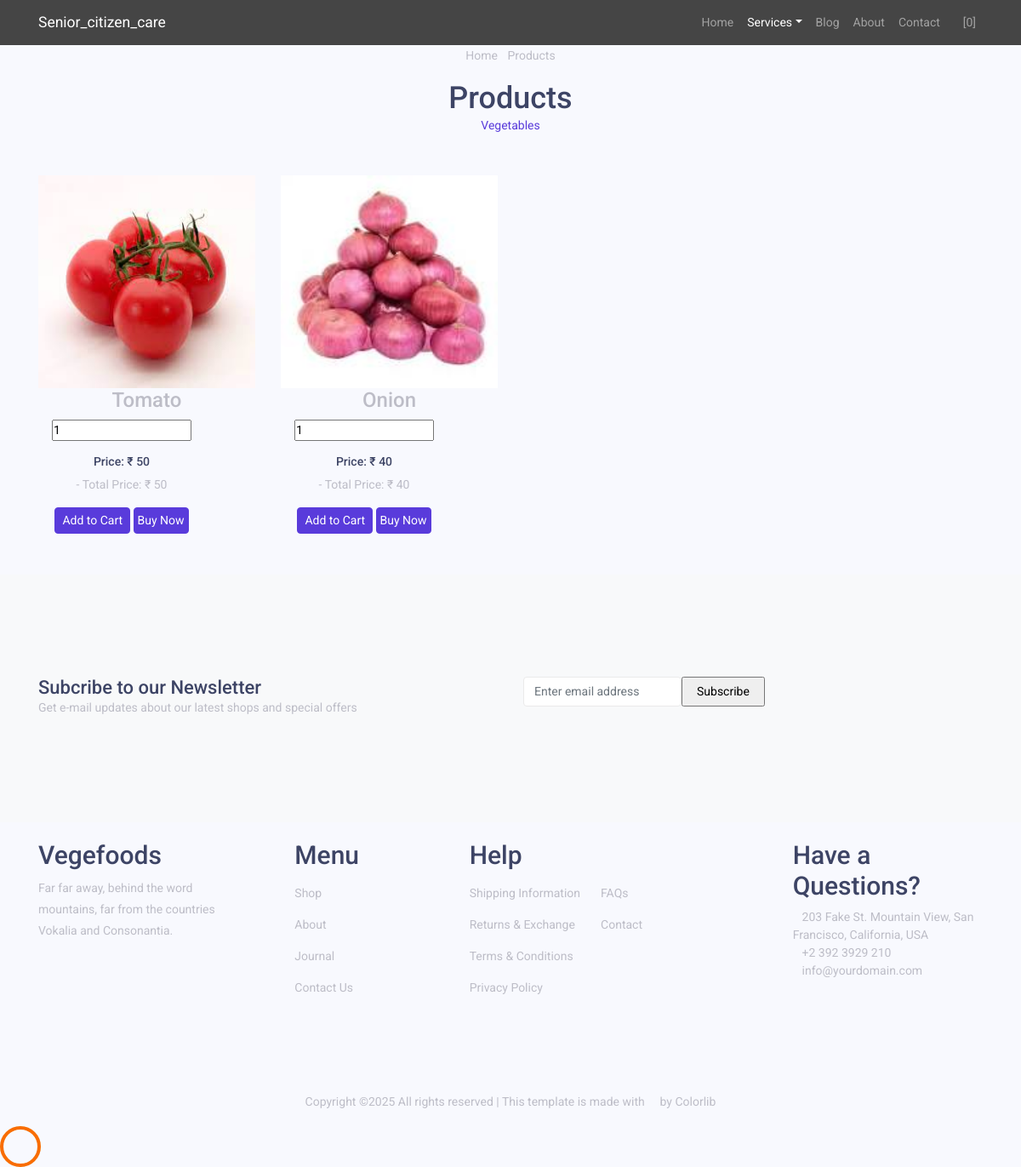
The page /product_page/Vegetables/ on the database its author committed.
### groceryapp/models.py (models this page shows)
class PRODUCTS(models.Model):
    Category = models.CharField(max_length=100, null=True, blank=True)
    Productname = models.CharField(max_length=100,null=True,blank=True)
    Price = models.IntegerField(null=True, blank=True)
    Quantity = models.IntegerField(null=True, blank=True)
    Image = models.ImageField(upload_to="Images", null=True, blank=True)

### userapp/views.py (the view)
# urls.py: path('product_page/<path:cate>/', views.product_page, name="product_page"),
def product_page(request,cate):
    store = CATEGORY.objects.all()
    prod = PRODUCTS.objects.filter(Category=cate)
    return render(request,"grocery/products.html",{'prod':prod,'store':store})

### userapp/templates/grocery/products.html (shortened to what this page needs)
<!DOCTYPE html>
{% load static %}
<html lang="en">
  <head>
    <link rel="stylesheet" href="{% static 'grocery/css/open-iconic-bootstrap.min.css' %}">
    <link rel="stylesheet" href="{% static 'grocery/css/animate.css' %}">
    <link rel="stylesheet" href="{% static 'grocery/css/owl.carousel.min.css' %}">
    <link rel="stylesheet" href="{% static 'grocery/css/owl.theme.default.min.css' %}">
    <link rel="stylesheet" href="{% static 'grocery/css/magnific-popup.css' %}">
    <link rel="stylesheet" href="{% static 'grocery/css/aos.css' %}">
    <link rel="stylesheet" href="{% static 'grocery/css/ionicons.min.css' %}">
    <link rel="stylesheet" href="{% static 'grocery/css/bootstrap-datepicker.css' %}">
    <link rel="stylesheet" href="{% static 'grocery/css/jquery.timepicker.css' %}">
    <link rel="stylesheet" href="{% static 'grocery/css/flaticon.css' %}">
    <link rel="stylesheet" href="{% static 'grocery/css/icomoon.css' %}">
    <link rel="stylesheet" href="{% static 'grocery/css/style.css' %}">
  </head>
  <body class="goto-here">
    <nav class="navbar navbar-expand-lg navbar-dark ftco_navbar bg-dark ftco-navbar-light" id="ftco-navbar">
	    <div class="container">
	      <a class="navbar-brand" href="index.html">Senior_citizen_care</a>
	      <div class="collapse navbar-collapse" id="ftco-nav">
	        <ul class="navbar-nav ml-auto">
	          <li class="nav-item"><a href="{% url 'user_home' %}" class="nav-link">Home</a></li>
	          <li class="nav-item active dropdown">
              <a class="nav-link dropdown-toggle" href="#" id="dropdown04" data-toggle="dropdown" aria-haspopup="true" aria-expanded="false">Services</a>
            </li>
	          <li class="nav-item"><a href="{% url 'user_blog' %}" class="nav-link">Blog</a></li>
	          <li class="nav-item"><a href="{% url 'user_about' %}" class="nav-link">About</a></li>
	          <li class="nav-item"><a href="{% url 'user_contact' %}" class="nav-link">Contact</a></li>
	          <li class="nav-item cta cta-colored"><a href="{% url 'add_to_cart' %}" class="nav-link"><span class="icon-shopping_cart"></span>[0]</a></li>
	        </ul>
	      </div>
	    </div>
	  </nav>
    <div class="hero-wrap hero-bread" style="background-image: url({% static 'grocery/images/bg_1.jpg' %});">
      <div class="container">
        <div class="row no-gutters slider-text align-items-center justify-content-center">
          <div class="col-md-9 ftco-animate text-center">
          	<p class="breadcrumbs"><span class="mr-2"><a href="{% url 'user_home' %}">Home</a></span> <span>Products</span></p>
            <h1 class="mb-0 bread">Products</h1>
          </div>
        </div>
      </div>
    </div>
    <section class="ftco-section">
    	<div class="container">
    		<div class="row justify-content-center">
    			<div class="col-md-10 mb-5 text-center">
    				<ul class="product-category">
    					<li><a href="#" class="active">{{ prod.0.Category }}</a></li>
    				</ul>
    			</div>
    		</div>
    		<div class="row">
				    {% for product in prod %}
				<div class="col-md-6 col-lg-3 ftco-animate">
    				<div class="product">
              <center>
    					<a href="#" >
                <img class="img-fluid" style="height:250px; width:300px;" src="{{ product.Image.url }}" alt="{{ product.Productname }}">
    					</a>
    					<div >
    						<h3><a href="#">{{ product.Productname }}</a></h3>
    						<div class="bottom-area d-flex px-3">
<form id="add-to-cart-form" method="post" action="{% url 'add_to_cart' %}">
    <input type="number" class="quantity-input" name="quantity" value="1" min="1" data-price="{{ product.Price }}">
    <br>
    <p><h6>Price: ₹ {{ product.Price }}</h6> - Total Price: <span class="total-price">₹ {{ product.Price }}</span></p>
  <button class="btn btn-primary py-1 px-2" type="submit">Add to Cart</button><span>
    <a class="btn btn-primary py-1 px-1" href="{% url 'buy' product.id %}">Buy Now</a>
</form>
    						</div>
    					</div>
    				</div>
    			</div>
				{% endfor %}
    		</div>
    	</div>
    </section>
		<section class="ftco-section ftco-no-pt ftco-no-pb py-5 bg-light">
      <div class="container py-4">
        <div class="row d-flex justify-content-center py-5">
          <div class="col-md-6">
          	<h2 style="font-size: 22px;" class="mb-0">Subcribe to our Newsletter</h2>
          	<span>Get e-mail updates about our latest shops and special offers</span>
          </div>
          <div class="col-md-6 d-flex align-items-center">
            <form action="#" class="subscribe-form">
              <div class="form-group d-flex">
                <input type="text" class="form-control" placeholder="Enter email address">
                <input type="submit" value="Subscribe" class="submit px-3">
              </div>
            </form>
          </div>
        </div>
      </div>
    </section>
    <footer class="ftco-footer ftco-section">
      <div class="container">
      	<div class="row">
      		<div class="mouse">
						<a href="#" class="mouse-icon">
							<div class="mouse-wheel"><span class="ion-ios-arrow-up"></span></div>
						</a>
					</div>
      	</div>
        <div class="row mb-5">
          <div class="col-md">
            <div class="ftco-footer-widget mb-4">
              <h2 class="ftco-heading-2">Vegefoods</h2>
              <p>Far far away, behind the word mountains, far from the countries Vokalia and Consonantia.</p>
              <ul class="ftco-footer-social list-unstyled float-md-left float-lft mt-5">
                <li class="ftco-animate"><a href="#"><span class="icon-twitter"></span></a></li>
                <li class="ftco-animate"><a href="#"><span class="icon-facebook"></span></a></li>
                <li class="ftco-animate"><a href="#"><span class="icon-instagram"></span></a></li>
              </ul>
            </div>
          </div>
          <div class="col-md">
            <div class="ftco-footer-widget mb-4 ml-md-5">
              <h2 class="ftco-heading-2">Menu</h2>
              <ul class="list-unstyled">
                <li><a href="#" class="py-2 d-block">Shop</a></li>
                <li><a href="#" class="py-2 d-block">About</a></li>
                <li><a href="#" class="py-2 d-block">Journal</a></li>
                <li><a href="#" class="py-2 d-block">Contact Us</a></li>
              </ul>
            </div>
          </div>
          <div class="col-md-4">
             <div class="ftco-footer-widget mb-4">
              <h2 class="ftco-heading-2">Help</h2>
              <div class="d-flex">
	              <ul class="list-unstyled mr-l-5 pr-l-3 mr-4">
	                <li><a href="#" class="py-2 d-block">Shipping Information</a></li>
	                <li><a href="#" class="py-2 d-block">Returns &amp; Exchange</a></li>
	                <li><a href="#" class="py-2 d-block">Terms &amp; Conditions</a></li>
	                <li><a href="#" class="py-2 d-block">Privacy Policy</a></li>
	              </ul>
	              <ul class="list-unstyled">
	                <li><a href="#" class="py-2 d-block">FAQs</a></li>
	                <li><a href="#" class="py-2 d-block">Contact</a></li>
	              </ul>
	            </div>
            </div>
          </div>
          <div class="col-md">
            <div class="ftco-footer-widget mb-4">
            	<h2 class="ftco-heading-2">Have a Questions?</h2>
            	<div class="block-23 mb-3">
	              <ul>
	                <li><span class="icon icon-map-marker"></span><span class="text">203 Fake St. Mountain View, San Francisco, California, USA</span></li>
	                <li><a href="#"><span class="icon icon-phone"></span><span class="text">+2 392 3929 210</span></a></li>
	                <li><a href="#"><span class="icon icon-envelope"></span><span class="text">info@yourdomain.com</span></a></li>
	              </ul>
	            </div>
            </div>
          </div>
        </div>
        <div class="row">
          <div class="col-md-12 text-center">
            <p>
						  Copyright &copy;<script>document.write(new Date().getFullYear());</script> All rights reserved | This template is made with <i class="icon-heart color-danger" aria-hidden="true"></i> by <a href="https://colorlib.com" target="_blank">Colorlib</a>
						</p>
          </div>
        </div>
      </div>
    </footer>
  <div id="ftco-loader" class="show fullscreen"><svg class="circular" width="48px" height="48px"><circle class="path-bg" cx="24" cy="24" r="22" fill="none" stroke-width="4" stroke="#eeeeee"/><circle class="path" cx="24" cy="24" r="22" fill="none" stroke-width="4" stroke-miterlimit="10" stroke="#F96D00"/></svg></div>
  </body>
</html>

### rows shown on the page
PRODUCTS: Category "Vegetables", Image (picture), Productname "Tomato", Price "50"
PRODUCTS: Image (picture), Productname "Onion", Price "40"
